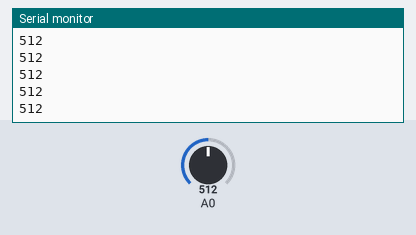
Bench run of a sketch on a simulated Arduino Uno, built with avr-gcc and run on an emulated ATmega328P. On the bench: the last lines printed to the serial monitor. The test bench sets the inputs (shaded band); at power-on: A0 = 512.

Above: at 0.8 s.
0.9 s: A0 set to 716
At 1.8 s:
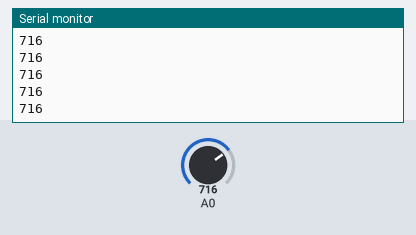
2.4 s: A0 set to 900
At 2.9 s:
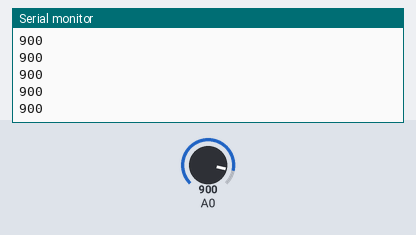
Timing chart, 0 to 5.4 s (numbered marks = the images above; inputs shaded):
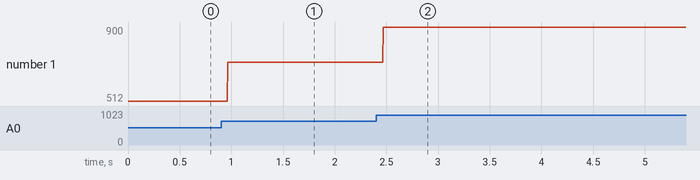

Measured:
- after the input at 0.9 s, the serial monitor: prints a new line after 0.07 s (image 1)
- after the input at 2.4 s, the serial monitor: prints a new line after 0.07 s (image 2)
- plotted number 1: 512 → 716 after the input at 0.9 s, 716 → 900 after the input at 2.4 s

The sketch:

Example_1.ino
```cpp
int vals;

void setup() {

  Serial.begin(9600);
    for(;;)
    {
      vals =analogRead(A0);
      Serial.println(vals);
    }


}
```
